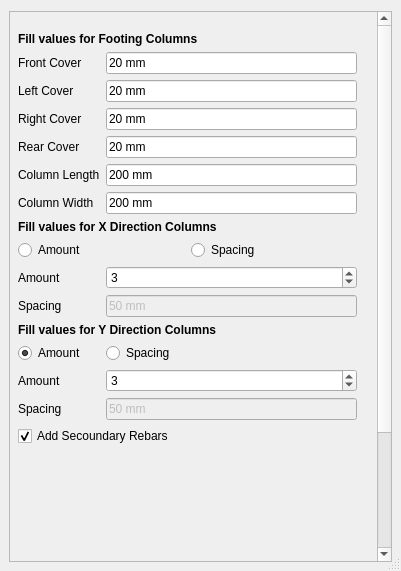
<?xml version="1.0" encoding="UTF-8"?>
<ui version="4.0">
 <class>Columns</class>
 <widget class="QDialog" name="Columns">
  <property name="geometry">
   <rect>
    <x>0</x>
    <y>0</y>
    <width>401</width>
    <height>571</height>
   </rect>
  </property>
  <property name="maximumSize">
   <size>
    <width>16777215</width>
    <height>16777215</height>
   </size>
  </property>
  <property name="windowTitle">
   <string>Dialog</string>
  </property>
  <property name="windowOpacity">
   <double>1.000000000000000</double>
  </property>
  <property name="sizeGripEnabled">
   <bool>true</bool>
  </property>
  <property name="modal">
   <bool>false</bool>
  </property>
  <layout class="QGridLayout" name="gridLayout">
   <property name="sizeConstraint">
    <enum>QLayout::SetDefaultConstraint</enum>
   </property>
   <property name="leftMargin">
    <number>9</number>
   </property>
   <property name="rightMargin">
    <number>9</number>
   </property>
   <property name="bottomMargin">
    <number>9</number>
   </property>
   <property name="spacing">
    <number>0</number>
   </property>
   <item row="0" column="0">
    <widget class="QScrollArea" name="scrollArea">
     <property name="sizePolicy">
      <sizepolicy hsizetype="Expanding" vsizetype="Expanding">
       <horstretch>0</horstretch>
       <verstretch>0</verstretch>
      </sizepolicy>
     </property>
     <property name="horizontalScrollBarPolicy">
      <enum>Qt::ScrollBarAsNeeded</enum>
     </property>
     <property name="sizeAdjustPolicy">
      <enum>QAbstractScrollArea::AdjustToContents</enum>
     </property>
     <property name="widgetResizable">
      <bool>false</bool>
     </property>
     <property name="alignment">
      <set>Qt::AlignCenter</set>
     </property>
     <widget class="QWidget" name="scrollAreaWidgetContents_4">
      <property name="geometry">
       <rect>
        <x>2</x>
        <y>0</y>
        <width>363</width>
        <height>703</height>
       </rect>
      </property>
      <property name="sizePolicy">
       <sizepolicy hsizetype="Expanding" vsizetype="Expanding">
        <horstretch>0</horstretch>
        <verstretch>0</verstretch>
       </sizepolicy>
      </property>
      <property name="autoFillBackground">
       <bool>true</bool>
      </property>
      <widget class="QWidget" name="layoutWidget">
       <property name="geometry">
        <rect>
         <x>0</x>
         <y>20</y>
         <width>351</width>
         <height>735</height>
        </rect>
       </property>
       <layout class="QFormLayout" name="formLayout_4">
        <property name="sizeConstraint">
         <enum>QLayout::SetNoConstraint</enum>
        </property>
        <property name="fieldGrowthPolicy">
         <enum>QFormLayout::AllNonFixedFieldsGrow</enum>
        </property>
        <property name="rowWrapPolicy">
         <enum>QFormLayout::DontWrapRows</enum>
        </property>
        <property name="verticalSpacing">
         <number>6</number>
        </property>
        <property name="leftMargin">
         <number>6</number>
        </property>
        <property name="topMargin">
         <number>0</number>
        </property>
        <property name="rightMargin">
         <number>6</number>
        </property>
        <property name="bottomMargin">
         <number>6</number>
        </property>
        <item row="0" column="0" colspan="2">
         <widget class="QLabel" name="columnsValuesHeading">
          <property name="font">
           <font>
            <weight>75</weight>
            <bold>true</bold>
           </font>
          </property>
          <property name="text">
           <string>Fill values for Footing Columns </string>
          </property>
         </widget>
        </item>
        <item row="1" column="0">
         <widget class="QLabel" name="columns_frontCoverLabel">
          <property name="text">
           <string>Front Cover</string>
          </property>
         </widget>
        </item>
        <item row="1" column="1">
         <widget class="Gui::InputField" name="columns_frontCover">
          <property name="text">
           <string>20 mm</string>
          </property>
          <property name="unit" stdset="0">
           <string notr="true"/>
          </property>
         </widget>
        </item>
        <item row="2" column="0">
         <widget class="QLabel" name="columns_l_sideCoverLabel">
          <property name="text">
           <string>Left Cover</string>
          </property>
         </widget>
        </item>
        <item row="2" column="1">
         <widget class="Gui::InputField" name="columns_l_sideCover">
          <property name="text">
           <string>20 mm</string>
          </property>
          <property name="unit" stdset="0">
           <string notr="true"/>
          </property>
         </widget>
        </item>
        <item row="3" column="0">
         <widget class="QLabel" name="columns_r_sideCoverLabel">
          <property name="text">
           <string>Right Cover</string>
          </property>
         </widget>
        </item>
        <item row="3" column="1">
         <widget class="Gui::InputField" name="columns_r_sideCover">
          <property name="text">
           <string>20 mm</string>
          </property>
          <property name="unit" stdset="0">
           <string notr="true"/>
          </property>
         </widget>
        </item>
        <item row="4" column="0">
         <widget class="QLabel" name="columns_rearCoverLabel">
          <property name="text">
           <string>Rear Cover</string>
          </property>
         </widget>
        </item>
        <item row="4" column="1">
         <widget class="Gui::InputField" name="columns_rearCover">
          <property name="text">
           <string>20 mm</string>
          </property>
          <property name="unit" stdset="0">
           <string notr="true"/>
          </property>
         </widget>
        </item>
        <item row="5" column="0">
         <widget class="QLabel" name="column_length_label">
          <property name="text">
           <string>Column Length</string>
          </property>
         </widget>
        </item>
        <item row="5" column="1">
         <widget class="Gui::InputField" name="column_length">
          <property name="text">
           <string>200 mm</string>
          </property>
          <property name="unit" stdset="0">
           <string notr="true"/>
          </property>
         </widget>
        </item>
        <item row="6" column="0">
         <widget class="QLabel" name="column_width_label">
          <property name="text">
           <string>Column Width</string>
          </property>
         </widget>
        </item>
        <item row="6" column="1">
         <widget class="Gui::InputField" name="column_width">
          <property name="text">
           <string>200 mm</string>
          </property>
          <property name="unit" stdset="0">
           <string notr="true"/>
          </property>
         </widget>
        </item>
        <item row="8" column="0" colspan="2">
         <widget class="QLabel" name="XDirColumnsValuesHeading">
          <property name="font">
           <font>
            <weight>75</weight>
            <bold>true</bold>
           </font>
          </property>
          <property name="text">
           <string>Fill values for X Direction Columns</string>
          </property>
         </widget>
        </item>
        <item row="9" column="0" colspan="2">
         <layout class="QHBoxLayout" name="horizontalLayout">
          <property name="sizeConstraint">
           <enum>QLayout::SetDefaultConstraint</enum>
          </property>
          <item>
           <widget class="Gui::PrefRadioButton" name="column_xdir_amountRadio">
            <property name="text">
             <string>Amount</string>
            </property>
            <property name="checked">
             <bool>true</bool>
            </property>
           </widget>
          </item>
          <item>
           <widget class="Gui::PrefRadioButton" name="column_xdir_spacingRadio">
            <property name="text">
             <string>Spacing</string>
            </property>
           </widget>
          </item>
         </layout>
        </item>
        <item row="10" column="0">
         <widget class="QLabel" name="column_xdir_amountLabel">
          <property name="text">
           <string>Amount</string>
          </property>
         </widget>
        </item>
        <item row="10" column="1">
         <widget class="Gui::PrefSpinBox" name="column_xdir_amount">
          <property name="value">
           <number>3</number>
          </property>
         </widget>
        </item>
        <item row="11" column="0">
         <widget class="QLabel" name="columns_xdir_spacingLabel">
          <property name="text">
           <string>Spacing</string>
          </property>
         </widget>
        </item>
        <item row="11" column="1">
         <widget class="Gui::InputField" name="column_xdir_spacing">
          <property name="enabled">
           <bool>false</bool>
          </property>
          <property name="text">
           <string>50 mm</string>
          </property>
          <property name="unit" stdset="0">
           <string notr="true"/>
          </property>
         </widget>
        </item>
        <item row="15" column="0" colspan="2">
         <widget class="QLabel" name="YDirColumnsValuesHeading">
          <property name="font">
           <font>
            <weight>75</weight>
            <bold>true</bold>
           </font>
          </property>
          <property name="text">
           <string>Fill values for Y Direction Columns</string>
          </property>
         </widget>
        </item>
        <item row="16" column="0">
         <widget class="Gui::PrefRadioButton" name="column_ydir_amountRadio">
          <property name="text">
           <string>Amount</string>
          </property>
          <property name="checked">
           <bool>true</bool>
          </property>
          <attribute name="buttonGroup">
           <string notr="true">buttonGroup</string>
          </attribute>
         </widget>
        </item>
        <item row="16" column="1">
         <widget class="Gui::PrefRadioButton" name="column_ydir_spacingRadio">
          <property name="text">
           <string>Spacing</string>
          </property>
          <attribute name="buttonGroup">
           <string notr="true">buttonGroup</string>
          </attribute>
         </widget>
        </item>
        <item row="17" column="0">
         <widget class="QLabel" name="column_ydir_amounLabel">
          <property name="text">
           <string>Amount</string>
          </property>
         </widget>
        </item>
        <item row="17" column="1">
         <widget class="Gui::PrefSpinBox" name="column_ydir_amount">
          <property name="value">
           <number>3</number>
          </property>
         </widget>
        </item>
        <item row="18" column="0">
         <widget class="QLabel" name="column_ydir_spacingLabel">
          <property name="text">
           <string>Spacing</string>
          </property>
         </widget>
        </item>
        <item row="18" column="1">
         <widget class="Gui::InputField" name="column_ydir_spacing">
          <property name="enabled">
           <bool>false</bool>
          </property>
          <property name="text">
           <string>50 mm</string>
          </property>
          <property name="unit" stdset="0">
           <string notr="true"/>
          </property>
         </widget>
        </item>
        <item row="19" column="0" colspan="2">
         <widget class="QCheckBox" name="column_secRebarCheck">
          <property name="enabled">
           <bool>true</bool>
          </property>
          <property name="text">
           <string>Add Secoundary Rebars</string>
          </property>
          <property name="checked">
           <bool>true</bool>
          </property>
         </widget>
        </item>
       </layout>
      </widget>
     </widget>
    </widget>
   </item>
  </layout>
 </widget>
 <customwidgets>
  <customwidget>
   <class>Gui::PrefRadioButton</class>
   <extends>QRadioButton</extends>
   <header>Gui/PrefWidgets.h</header>
  </customwidget>
  <customwidget>
   <class>Gui::InputField</class>
   <extends>QLineEdit</extends>
   <header>Gui/InputField.h</header>
  </customwidget>
  <customwidget>
   <class>Gui::PrefSpinBox</class>
   <extends>QSpinBox</extends>
   <header>Gui/PrefWidgets.h</header>
  </customwidget>
 </customwidgets>
 <tabstops>
  <tabstop>columns_frontCover</tabstop>
  <tabstop>columns_l_sideCover</tabstop>
  <tabstop>columns_r_sideCover</tabstop>
  <tabstop>column_length</tabstop>
  <tabstop>column_xdir_amountRadio</tabstop>
  <tabstop>column_xdir_spacingRadio</tabstop>
  <tabstop>column_xdir_amount</tabstop>
  <tabstop>column_xdir_spacing</tabstop>
  <tabstop>column_ydir_amountRadio</tabstop>
  <tabstop>column_ydir_spacingRadio</tabstop>
  <tabstop>column_ydir_amount</tabstop>
  <tabstop>column_ydir_spacing</tabstop>
 </tabstops>
 <resources/>
 <connections/>
 <buttongroups>
  <buttongroup name="buttonGroup"/>
 </buttongroups>
</ui>
